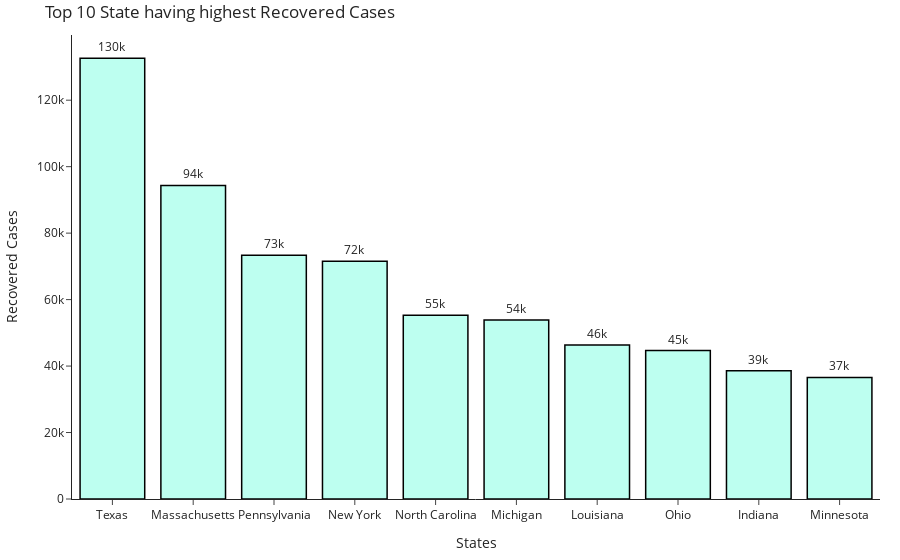

The notebook cell this image was saved under:
### Code cell
import plotly
import plotly.graph_objs as go
from plotly.offline import iplot

# creating trace1 
trace1 = go.Bar(
                x = df3['Province_State'][:10],
                y = df3['Recovered'][:10],
                #orientation='h',
                text= df3['Recovered'],
                textposition='outside',
                texttemplate='%{text:.2s}',
                
    

                marker = dict(color = 'rgba(125, 255, 225, 0.5)',
                              line=dict(color='rgb(0,0,0)',width=1.5)))
                #name = "citations",
                #text = df2015.country)
layout = go.Layout(template='simple_white',title = 'Top 10 State having highest Recovered Cases ',xaxis = dict(title = 'States'), yaxis = dict(title = 'Recovered Cases'))

fig = go.Figure(data = trace1,layout = layout)
fig.update_layout(
    margin=dict(l=20, r=20, t=35, b=20),

)
iplot(fig)

### Figure 1 — Plotly figure (JSON) as saved in the notebook; plotly's stock layout.template omitted (floating-point values rounded to 4 significant figures)
{"data": [{"marker": {"color": "rgba(125, 255, 225, 0.5)", "line": {"color": "rgb(0,0,0)", "width": 1.5}}, "text": [132638, 94347, 73354, 71565, 55318, 53867, 46334, 44663, 38623, 36582, 35855, 31190, 28318, 26234, 25783, 22167, 21591, 20957, 17303, 15724, 15485, 14829, 9310, 8351, 7736.0, 7736.0, 7736.0, 7736.0, 7736.0, 7736.0, 7736.0, 7736.0, 7736.0, 7736.0, 7120, 6522, 6271, 5322, 5230, 5013, 4749, 3570, 3114, 3009, 2994, 2806, 1737, 1685, 1372, 1089, 905, 872, 865, 764, 615, 202, 93, 19], "textposition": "outside", "texttemplate": "%{text:.2s}", "type": "bar", "x": ["Texas", "Massachusetts", "Pennsylvania", "New York", "North Carolina", "Michigan", "Louisiana", "Ohio", "Indiana", "Minnesota"], "y": [132638, 94347, 73354, 71565, 55318, 53867, 46334, 44663, 38623, 36582]}], "layout": {"margin": {"b": 20, "l": 20, "r": 20, "t": 35}, "title": {"text": "Top 10 State having highest Recovered Cases "}, "xaxis": {"title": {"text": "States"}}, "yaxis": {"title": {"text": "Recovered Cases"}}}}
